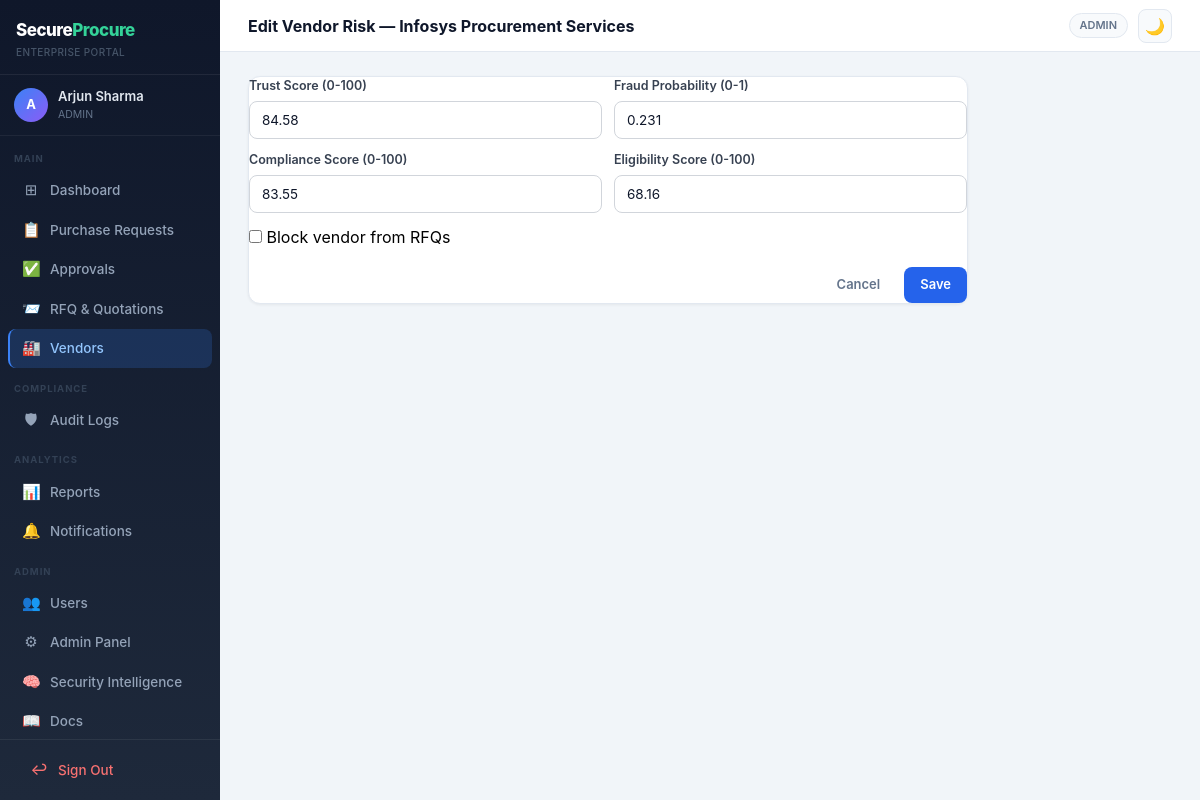
Screenshot of /admin/vendors-risk/2/edit (signed in) with the database file from the repository.
### app/models.py (models this page shows, shortened)
class User(UserMixin, db.Model):
    __tablename__ = 'users'
    id            = db.Column(db.Integer, primary_key=True)
    name          = db.Column(db.String(120), nullable=False)
    email         = db.Column(db.String(120), unique=True, nullable=False)
    password_hash = db.Column(db.String(256), nullable=False)
    role          = db.Column(db.String(30), nullable=False, default='PROCUREMENT_OFFICER')
    department    = db.Column(db.String(100))
    is_active     = db.Column(db.Boolean, default=True)
    created_at    = db.Column(db.DateTime, default=datetime.utcnow)
    vendor         = db.relationship('Vendor', back_populates='user', uselist=False)
    requests       = db.relationship('PurchaseRequest', back_populates='creator', foreign_keys='PurchaseRequest.created_by')
    approvals      = db.relationship('Approval', back_populates='decider', foreign_keys='Approval.decided_by')
    audit_logs     = db.relationship('AuditLog', back_populates='user')
    notifications  = db.relationship('Notification', back_populates='user', cascade='all, delete-orphan')

class Vendor(db.Model):
    __tablename__ = 'vendors'
    id               = db.Column(db.Integer, primary_key=True)
    user_id          = db.Column(db.Integer, db.ForeignKey('users.id'), unique=True, nullable=False)
    company_name     = db.Column(db.String(150), nullable=False)
    registration_no  = db.Column(db.String(60), unique=True)
    contact_phone    = db.Column(db.String(30))
    address          = db.Column(db.Text)
    category            = db.Column(db.String(80))
    status              = db.Column(db.String(20), default='PENDING')
    reputation_score    = db.Column(db.Float, default=0.0)
    total_orders        = db.Column(db.Integer, default=0)
    on_time_delivery    = db.Column(db.Float, default=0.0)
    trust_score         = db.Column(db.Float, default=0.0)
    fraud_probability   = db.Column(db.Float, default=0.0)
    compliance_score    = db.Column(db.Float, default=0.0)
    eligibility_score   = db.Column(db.Float, default=0.0)
    ai_risk_blocked     = db.Column(db.Boolean, default=False)
    created_at          = db.Column(db.DateTime, default=datetime.utcnow)
    user       = db.relationship('User', back_populates='vendor')
    rfq_invites = db.relationship('RFQVendor', back_populates='vendor', cascade='all, delete-orphan')
    quotations = db.relationship('Quotation', back_populates='vendor')

### app/routes/admin.py (the view)
@bp.route('/vendors-risk/<int:vendor_id>/edit')
@login_required
@require_roles('ADMIN')
def edit_vendor_risk(vendor_id):
    v = Vendor.query.get_or_404(vendor_id)
    compute_vendor_risk(v, v.category)
    return render_template('dashboard/vendor_risk_edit.html', vendor=v)

### app/utils.py (called while the page is built)
def require_roles(*roles):
    def decorator(f):
        @wraps(f)
        def wrapped(*args, **kwargs):
            if not current_user.is_authenticated:
                abort(401)
            if current_user.role not in roles:
                abort(403)
            return f(*args, **kwargs)
        return wrapped
    return decorator

### templates/dashboard/vendor_risk_edit.html (shortened to what this page needs)
{% extends "base.html" %}
{% block page_header %}
  <div style="font-size:16px;font-weight:700;color:var(--text-primary);">Edit Vendor Risk — {{ vendor.company_name }}</div>
{% endblock %}
{% block content %}
<div class="card" style="max-width:720px;">
  <form method="post" action="{{ url_for('admin.update_vendor_risk', vendor_id=vendor.id) }}">
    <div style="display:grid;grid-template-columns:1fr 1fr;gap:12px;">
      <div>
        <label class="form-label">Trust Score (0-100)</label>
        <input name="trust_score" class="form-input" value="{{ vendor.trust_score or '' }}" />
      </div>
      <div>
        <label class="form-label">Fraud Probability (0-1)</label>
        <input name="fraud_probability" class="form-input" value="{{ vendor.fraud_probability or '' }}" />
      </div>
      <div>
        <label class="form-label">Compliance Score (0-100)</label>
        <input name="compliance_score" class="form-input" value="{{ vendor.compliance_score or '' }}" />
      </div>
      <div>
        <label class="form-label">Eligibility Score (0-100)</label>
        <input name="eligibility_score" class="form-input" value="{{ vendor.eligibility_score or '' }}" />
      </div>
    </div>
    <div style="margin-top:12px;">
      <label><input type="checkbox" name="ai_risk_blocked" {% if vendor.ai_risk_blocked %}checked{% endif %}/> Block vendor from RFQs</label>
    </div>
    <div style="display:flex;gap:8px;justify-content:flex-end;margin-top:18px;">
      <a href="{{ url_for('admin.vendors_risk') }}" class="btn btn-ghost">Cancel</a>
      <button class="btn btn-primary" type="submit">Save</button>
    </div>
  </form>
</div>
{% endblock %}

### templates/base.html (shortened to what this page needs)
<!DOCTYPE html>
<html lang="en" class="h-full">
<head>
  <script src="https://cdn.tailwindcss.com"></script>
</head>
<body class="h-full flex overflow-hidden" style="font-family: -apple-system, BlinkMacSystemFont, 'Segoe UI', sans-serif;">
<aside class="sidebar flex-shrink-0">
  <div style="padding: 18px 16px 14px; border-bottom: 1px solid rgba(255,255,255,0.07);">
    <a href="/dashboard" style="text-decoration: none; display: block;">
      <div style="font-size: 17px; font-weight: 800; color: white; letter-spacing: -0.5px;">
        Secure<span style="color: #34d399;">Procure</span>
      </div>
      <div style="font-size: 10px; color: #475569; margin-top: 1px; font-weight: 500; letter-spacing: 0.04em;">ENTERPRISE PORTAL</div>
    </a>
  </div>
  <div style="padding: 12px 14px; border-bottom: 1px solid rgba(255,255,255,0.06);">
    <div style="display: flex; align-items: center; gap: 10px;">
      <div style="width: 34px; height: 34px; border-radius: 50%; background: linear-gradient(135deg,#3b82f6,#8b5cf6); display: flex; align-items: center; justify-content: center; font-size: 13px; font-weight: 700; color: white; flex-shrink: 0;">
        {{ current_user.name[0].upper() }}
      </div>
      <div style="min-width: 0;">
        <div style="font-size: 13px; font-weight: 600; color: #e2e8f0; white-space: nowrap; overflow: hidden; text-overflow: ellipsis;">{{ current_user.name }}</div>
        <div style="font-size: 10.5px; color: #64748b; margin-top: 1px;">{{ current_user.role.replace('_',' ') }}</div>
      </div>
    </div>
  </div>
  <nav style="flex: 1; padding: 10px 0; overflow-y: auto;">
    <div style="padding: 6px 14px 4px; font-size: 9.5px; font-weight: 700; color: #334155; letter-spacing: 0.1em; text-transform: uppercase;">Main</div>
    <a href="/dashboard" class="nav-item {% if request.path == '/dashboard' %}active{% endif %}">
      <span class="nav-icon">⊞</span> Dashboard
    </a>
    {% if current_user.role != 'VENDOR' %}
    <a href="/requests" class="nav-item {% if '/requests' in request.path %}active{% endif %}">
      <span class="nav-icon">📋</span> Purchase Requests
    </a>
    {% endif %}
    {% if current_user.role in ['APPROVER', 'ADMIN'] %}
    <a href="/approvals" class="nav-item {% if '/approvals' in request.path %}active{% endif %}">
      <span class="nav-icon">✅</span> Approvals
    </a>
    {% endif %}
    {% if current_user.role in ['PROCUREMENT_OFFICER', 'ADMIN', 'APPROVER', 'AUDITOR'] %}
    <a href="/rfq" class="nav-item {% if '/rfq' in request.path %}active{% endif %}">
      <span class="nav-icon">📨</span> RFQ &amp; Quotations
    </a>
    {% endif %}
    {% if current_user.role in ['ADMIN', 'PROCUREMENT_OFFICER', 'AUDITOR'] %}
    <a href="/vendors" class="nav-item {% if '/vendors' in request.path %}active{% endif %}">
      <span class="nav-icon">🏭</span> Vendors
    </a>
    {% endif %}
    {% if current_user.role in ['AUDITOR', 'ADMIN'] %}
    <div style="padding: 10px 14px 4px; font-size: 9.5px; font-weight: 700; color: #334155; letter-spacing: 0.1em; text-transform: uppercase; margin-top: 4px;">Compliance</div>
    <a href="/audit" class="nav-item {% if '/audit' in request.path %}active{% endif %}">
      <span class="nav-icon">🛡</span> Audit Logs
    </a>
    {% endif %}
    <div style="padding: 10px 14px 4px; font-size: 9.5px; font-weight: 700; color: #334155; letter-spacing: 0.1em; text-transform: uppercase; margin-top: 4px;">Analytics</div>
    <a href="/reports" class="nav-item {% if '/reports' in request.path %}active{% endif %}">
      <span class="nav-icon">📊</span> Reports
    </a>
    <a href="/notifications" class="nav-item {% if '/notifications' in request.path %}active{% endif %}">
      <span class="nav-icon">🔔</span> Notifications
    </a>
    {% if current_user.role == 'ADMIN' %}
    <div style="padding: 10px 14px 4px; font-size: 9.5px; font-weight: 700; color: #334155; letter-spacing: 0.1em; text-transform: uppercase; margin-top: 4px;">Admin</div>
    <a href="/admin/users" class="nav-item {% if '/admin/users' in request.path %}active{% endif %}">
      <span class="nav-icon">👥</span> Users
    </a>
    <a href="/admin/panel" class="nav-item {% if '/admin/panel' in request.path %}active{% endif %}">
      <span class="nav-icon">⚙</span> Admin Panel
    </a>
    <a href="/admin/security-intelligence" class="nav-item {% if '/admin/security-intelligence' in request.path %}active{% endif %}">
      <span class="nav-icon">🧠</span> Security Intelligence
    </a>
    <a href="/admin/docs" class="nav-item {% if '/admin/docs' in request.path %}active{% endif %}">
      <span class="nav-icon">📖</span> Docs
    </a>
    {% endif %}
  </nav>
  <div style="padding: 10px 8px; border-top: 1px solid rgba(255,255,255,0.07);">
    <form action="/logout" method="post">
      <button type="submit" class="nav-item" style="width:100%; background:none; border:none; cursor:pointer; color:#f87171;">
        <span class="nav-icon">↩</span> Sign Out
      </button>
    </form>
  </div>
</aside>
<div style="flex: 1; display: flex; flex-direction: column; overflow: hidden; min-width: 0;">
  <header class="topbar">
    <div>{% block page_header %}{% endblock %}</div>
    <div style="display: flex; align-items: center; gap: 10px;">
      <span style="font-size: 11px; font-weight: 600; color: var(--text-muted); background: var(--bg-subtle); border: 1px solid var(--border); padding: 3px 10px; border-radius: 20px;">
        {{ current_user.role.replace('_',' ') }}
      </span>
      <button class="theme-toggle" id="theme-btn" onclick="toggleTheme()" title="Toggle dark/light mode">🌙</button>
    </div>
  </header>
  <main class="main-content">
    {% block content %}{% endblock %}
  </main>
</div>
</body>
</html>

### templates/base.html (style rules this page uses)
:root { --bg-page: #f1f5f9; --bg-card: #ffffff; --bg-subtle: #f8fafc; --bg-input: #ffffff; --border: #e2e8f0; --border-input: #d1d5db; --text-primary: #0f172a; --text-secondary:#374151; --text-muted: #64748b; --text-faint: #94a3b8; --shadow: 0 1px 3px rgba(0,0,0,0.06); }
body { background: var(--bg-page); transition: background 0.2s, color 0.2s; }
.sidebar { width: 220px; min-width: 220px; background: linear-gradient(180deg, #0f172a 0%, #1e293b 100%); display: flex; flex-direction: column; height: 100vh; }
.nav-item { display: flex; align-items: center; gap: 10px; padding: 8px 14px; border-radius: 8px; font-size: 13.5px; font-weight: 500; color: #94a3b8; text-decoration: none; transition: all 0.15s; margin: 1px 8px; white-space: nowrap; }
.nav-item.active { background: rgba(59,130,246,0.2); color: #93c5fd; border-left: 2px solid #3b82f6; padding-left: 12px; }
.nav-icon { font-size: 15px; width: 18px; text-align: center; flex-shrink: 0; }
.card { background: var(--bg-card); border-radius: 12px; border: 1px solid var(--border); box-shadow: var(--shadow); }
.btn { display: inline-flex; align-items: center; gap: 6px; padding: 8px 16px; border-radius: 8px; font-size: 13px; font-weight: 600; cursor: pointer; border: none; transition: all 0.15s; text-decoration: none; }
.btn-primary { background: #2563eb; color: white; }
.btn-ghost { background: transparent; color: var(--text-muted); }
.form-input { display: block; width: 100%; border: 1px solid var(--border-input); border-radius: 8px; padding: 8px 12px; font-size: 13.5px; color: var(--text-primary); background: var(--bg-input); outline: none; transition: border-color 0.15s, box-shadow 0.15s; }
.form-label { display: block; font-size: 12.5px; font-weight: 600; color: var(--text-secondary); margin-bottom: 5px; }
.theme-toggle { width: 34px; height: 34px; border-radius: 8px; border: 1px solid var(--border); background: var(--bg-subtle); cursor: pointer; display: flex; align-items: center; justify-content: center; font-size: 16px; transition: all 0.15s; }
.topbar { background: var(--bg-card); border-bottom: 1px solid var(--border); padding: 0 28px; height: 52px; display: flex; align-items: center; justify-content: space-between; flex-shrink: 0; }
.main-content { flex: 1; overflow-y: auto; padding: 24px 28px; }

### rows the page displays
User: name "A", name "Arjun Sharma", role.replace "ADMIN"
Vendor: company_name "Infosys Procurement Services", trust_score "84.58", fraud_probability "0.231", compliance_score "83.55", eligibility_score "68.16"
